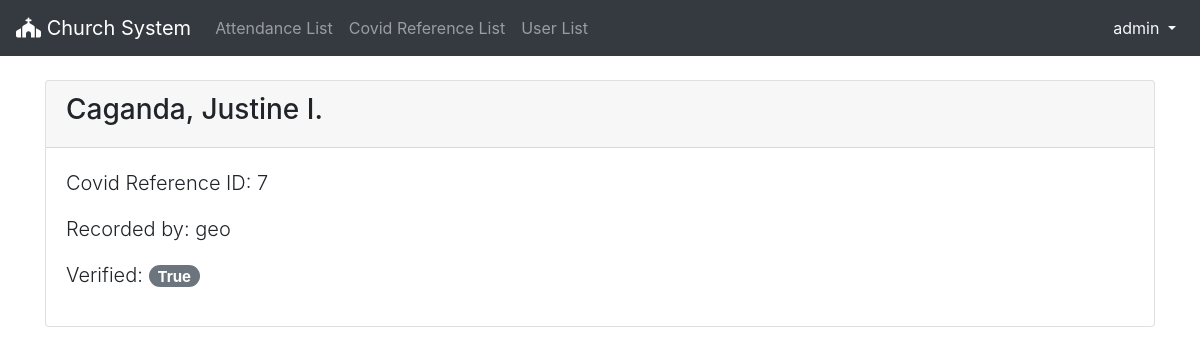
/ref/4/ (signed in), run on the app's committed database.
### staff/models.py (models this page shows)
class Staff(AbstractUser):
    class Sex(models.TextChoices):
        MAN = 'M', ('Man')
        WOMAN = 'F', ('Woman')
    sex = models.CharField('sex', max_length=1, choices=Sex.choices, null=True)
    def __str__(self):
        return f'{self.username}'

### reference/models.py (models this page shows, shortened)
class CovidReference(models.Model):
    user = models.OneToOneField(User, on_delete=models.CASCADE, primary_key=True)
    staff_id = models.ForeignKey(Staff, on_delete=models.PROTECT)
    covid_reference_id = models.CharField(max_length=6)
    verified = models.BooleanField(default=False)

### user/models.py (models this page shows, shortened)
class User(models.Model):
    class Sex(models.TextChoices):
        MAN = 'M', ('Man')
        WOMAN = 'F', ('Woman')
    first_name = models.CharField(max_length=50)
    middle_name = models.CharField(max_length=50)
    last_name = models.CharField(max_length=50)
    birthdate = models.DateField()
    age = models.IntegerField()
    sex = models.CharField(max_length=1, choices=Sex.choices, null=True)
    profession = models.CharField(max_length=50)
    staff = models.ForeignKey(Staff, on_delete=models.PROTECT)
    def __str__(self):
        return f'{self.last_name}, {self.first_name} {self.middle_name[0]}.'

### reference/views.py (the view)
# urls.py: path('<int:pk>/', CovidReferenceDetailView.as_view(), name='ref_detail'),
class CovidReferenceDetailView(LoginRequiredMixin, DetailView):
    model = CovidReference
    template_name = 'ref_detail.html'
    context_object_name = 'ref'

### templates/ref_detail.html (shortened to what this page needs)
{% extends 'base.html' %}
{% load static %}
{% block content %}
    <div class="card mt-4">
        <div class="card-header">
            <span class="font-weight-bold d-block"><h3>{{ ref.user }}</h3></span>
        </div>
        <div class="card-body">
            <p class="lead">Covid Reference ID: {{ ref.covid_reference_id }}</p>
            <p class="lead">Recorded by: {{ ref.staff_id }}</p>
            <p class="lead">Verified: <span class="badge badge-pill badge-secondary">{{ ref.verified }}</span></p>
        </div>
    </div>
{% endblock content %}

### templates/base.html (shortened to what this page needs)
{% load static %}
<!DOCTYPE html>
<html>
<head>
    <link rel="stylesheet" href="https://cdn.jsdelivr.net/npm/bootstrap@4.6.0/dist/css/bootstrap.min.css">
</head>
<body>
    <nav class="navbar navbar-expand-lg navbar-dark bg-dark">
        <a class="navbar-brand" href="{% url 'home' %}"><i class="fas fa-church"></i> Church System</a>
        <div class="collapse navbar-collapse" id="navbarSupportedContent">
            {% if user.is_authenticated %}
            <ul class="navbar-nav mr-auto">
              {% block navbar %}
                <li class="nav-item">
                  <a class="nav-link" href="{% url 'attend_list'%}">Attendance List</a>
                </li>
                <li class="nav-item">
                    <a class="nav-link" href="{% url 'ref_list' %}">Covid Reference List</a>
                </li>
                <li class="nav-item">
                    <a class="nav-link" href="{% url 'user_list'%}">User List</a>
                </li>
              {% endblock%}
            </ul>
            <ul class="navbar-nav ml-auto">
                <li class="nav-item">
                    <a class="nav-link dropdown-toggle text-light" href="#" id="navbarDropdown" role="button" data-toggle="dropdown" aria-haspopup="true" aria-expanded="false">
                        {{ user.username }}
                    </a>
                </li>
            </ul>
            {% else %}
            <form class="form-inline ml-auto">
                <a href="{% url 'login' %}" class="btn btn-secondary">Log In</a>
                <a href="{% url 'signup' %}" class="btn btn-primary ml-2">Sign Up</a>
            </form>
            {% endif %}
        </div>
    </nav>
    <main>
        <div class="container">
            {% block content %}
            {% endblock content %}
        </div>
    </main>
</body>
</html>

### data on the page
Staff: username "admin"
CovidReference: user "Caganda, Justine I.", covid_reference_id "7", staff_id "geo", verified "True"
